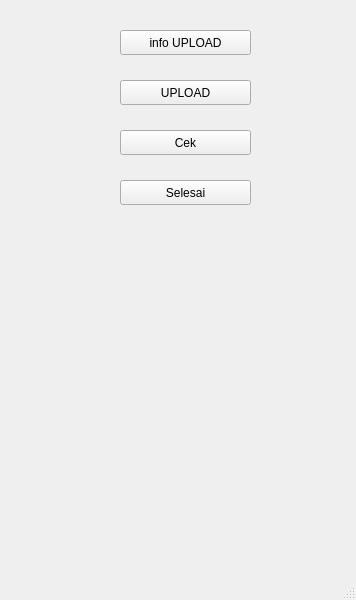
<?xml version="1.0" encoding="UTF-8"?>
<ui version="4.0">
 <class>MainWindow</class>
 <widget class="QMainWindow" name="MainWindow">
  <property name="geometry">
   <rect>
    <x>0</x>
    <y>0</y>
    <width>356</width>
    <height>600</height>
   </rect>
  </property>
  <property name="windowTitle">
   <string>MainWindow</string>
  </property>
  <widget class="QWidget" name="centralwidget">
   <widget class="QPushButton" name="pushButton">
    <property name="geometry">
     <rect>
      <x>120</x>
      <y>30</y>
      <width>131</width>
      <height>25</height>
     </rect>
    </property>
    <property name="text">
     <string>info UPLOAD</string>
    </property>
   </widget>
   <widget class="QPushButton" name="pushButton_2">
    <property name="geometry">
     <rect>
      <x>120</x>
      <y>80</y>
      <width>131</width>
      <height>25</height>
     </rect>
    </property>
    <property name="text">
     <string>UPLOAD</string>
    </property>
   </widget>
   <widget class="QPushButton" name="pushButton_3">
    <property name="geometry">
     <rect>
      <x>120</x>
      <y>130</y>
      <width>131</width>
      <height>25</height>
     </rect>
    </property>
    <property name="text">
     <string>Cek</string>
    </property>
   </widget>
   <widget class="QPushButton" name="pushButton_4">
    <property name="geometry">
     <rect>
      <x>120</x>
      <y>180</y>
      <width>131</width>
      <height>25</height>
     </rect>
    </property>
    <property name="text">
     <string>Selesai</string>
    </property>
   </widget>
  </widget>
  <widget class="QMenuBar" name="menubar">
   <property name="geometry">
    <rect>
     <x>0</x>
     <y>0</y>
     <width>356</width>
     <height>22</height>
    </rect>
   </property>
  </widget>
  <widget class="QStatusBar" name="statusbar"/>
 </widget>
 <resources/>
 <connections/>
</ui>
